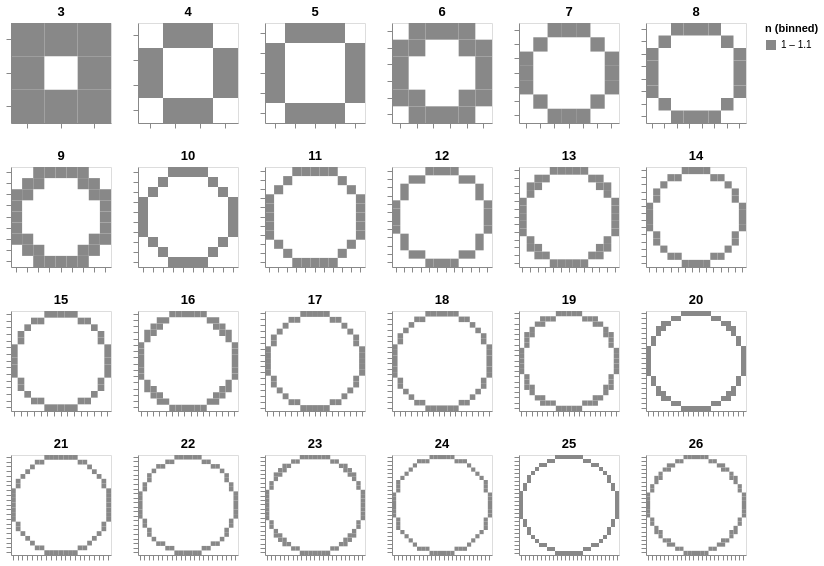

Notebook source saved alongside this figure:
### Code cell
# show output of circle_of_blocks() for various diameters
charts = []
for i, d in enumerate(range(3, 27)):
    if i % 6 == 0:
        row = []

    r = np.ceil(d / 2.0)
    circle_df = circle_of_blocks(d, 0.45)  

    if d in (5, 6):
        circle_df['n'] = (10 * circle_df['n'].round(1)).astype(int).astype(str)
        display(circle_df.pivot(index='y', columns='x', values='n').fillna(''))

    circle_df['n'] = 1.0
    chart = alt.Chart(circle_df).mark_rect().encode(
        x=alt.X('x:O', axis=alt.Axis(labels=False, title='')),
        y=alt.Y('y:O', axis=alt.Axis(labels=False, title='')),
        color=alt.Color('n:N', 
            scale=alt.Scale(scheme='greys'), 
            bin=alt.Bin(maxbins=10),
        ),
        tooltip = ['n', 'theta:Q'],
    ).properties(
        width=100, 
        height=100,
        title=f'{d}',
    )
    row.append(chart)
    if i % 6 == 5:
        charts.append(
            alt.hconcat(*row).resolve_scale(x='independent', y='independent'))
        
        
charts = alt.vconcat(*charts).resolve_scale(x='independent', y='independent')
display(charts)
